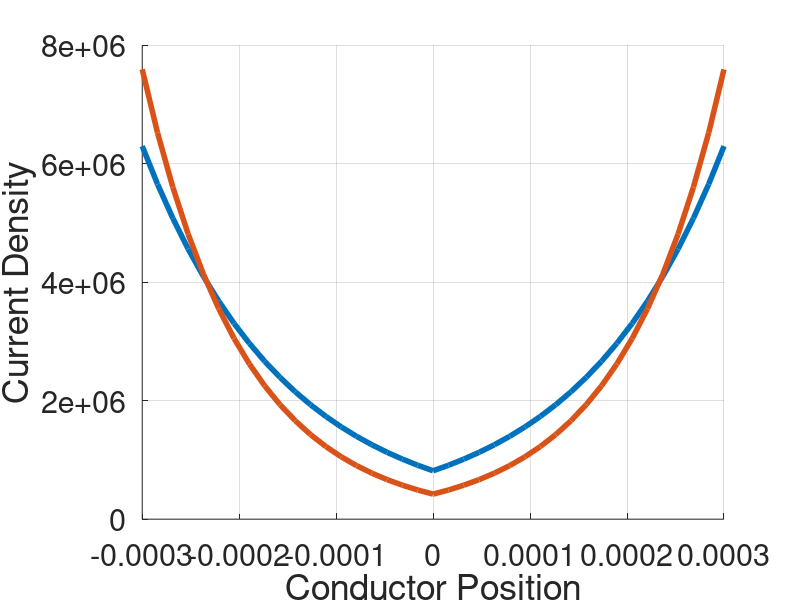

This figure's MATLAB source: (Note: this script raises an error after producing the figure.)
clear, close all, clc;

mu = 4*pi*10^-7; % For copper
sigma = 58.7e6; % For copper
f = 200e3; % [Hz]
I_amp = 1; % [A]
r_0 = 0.3e-3; % [m]

delta = 1/sqrt(mu*pi*f*sigma); % Skin depth
Jm = I_amp/(2*pi*delta*(r_0-delta*(1-exp(-r_0/delta))));
J_DC = I_amp/(pi*r_0^2); % Current density at DC

r = linspace(0, 0.3e-3, 20);
J = Jm*exp(-(r_0-r)/delta);

r = [flip(-r),r];
J = [flip(J),J];

% Figure
figure(1)
set(gca, 'FontSize', 22)
hold on
plot(r,J, 'LineWidth', 4)
grid on
xlabel('Conductor Position', 'FontSize', 26)
ylabel('Current Density', 'FontSize', 26)



% Higher frequency calculation
f = 400e3;
delta = 1/sqrt(mu*pi*f*sigma); % Skin depth
Jm = I_amp/(2*pi*delta*(r_0-delta*(1-exp(-r_0/delta))));
J_DC = I_amp/(pi*r_0^2); % Current density at DC

r = linspace(0, 0.3e-3, 20);
J = Jm*exp(-(r_0-r)/delta);

r = [flip(-r),r];
J = [flip(J),J];

% Figure update
plot(r,J, 'LineWidth', 4)
y1 = yline(J_DC, '--g', '\fontsize{16} DC', 'LineWidth', 4);
y1.LabelHorizontalAlignment = 'center';
legend({'200 kHz', '400 kHz', 'DC'})